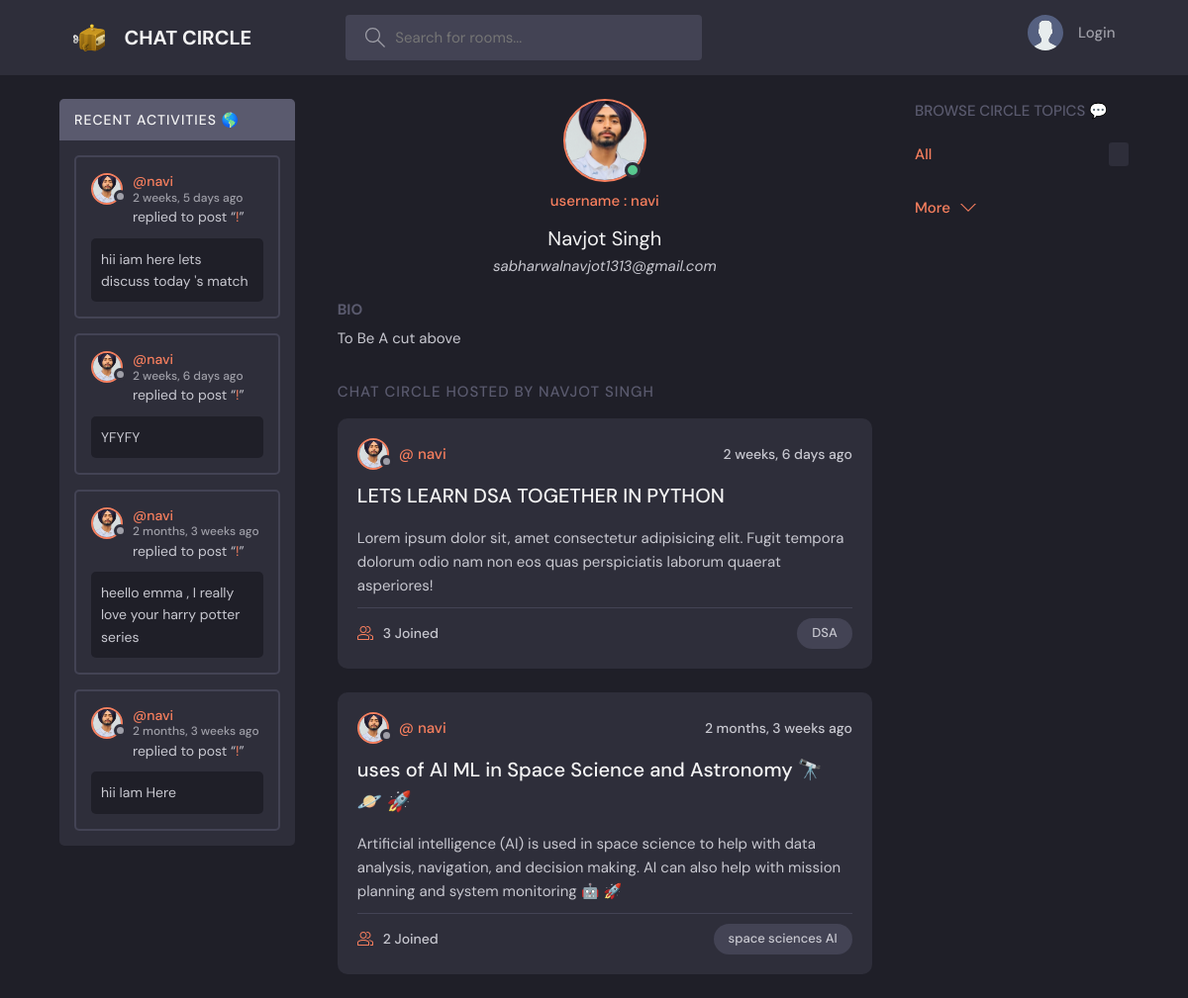
Page /profile/1/ on the committed database.
### base/models.py (models this page shows, shortened)
class Messege(models.Model):
    user = models.ForeignKey(User ,on_delete=models.CASCADE)
    room = models.ForeignKey(Room , on_delete=models.CASCADE)
    body = models.TextField()
    updated = models.DateTimeField(auto_now=True)
    created = models.DateTimeField(auto_now_add=True)
    class Meta:
        ordering = ["-updated" , "-created"]

class User(AbstractUser):
    name = models.CharField(max_length=200 , null=True)
    email = models.EmailField(unique=True , null=True)
    bio = models.TextField(null=True)
    avatar = models.ImageField(null=True , default="avatar.svg")
    USERNAME_FIELD = 'email'
    REQUIRED_FIELDS = ['username']
    def __str__(self):
        return self.username or self.email

class Room(models.Model):
    host =  models.ForeignKey(User , on_delete=models.SET_NULL , null=True)
    topic = models.ForeignKey(Topic , on_delete=models.SET_NULL , null=True)
    name = models.CharField(max_length=200)
    description = models.TextField(null=True , blank=True)
    participants = models.ManyToManyField(User , related_name='participants' , blank=True)
    updated = models.DateTimeField(auto_now=True)
    created = models.DateTimeField(auto_now_add= True)
    class Meta:
        ordering = ["-updated" , "-created"]

class Topic(models.Model):
    name = models.CharField(max_length=200)

### base/views.py (the view)
# urls.py: path('profile/<str:pk>/' , views.user_profile , name="user-profile"),
def user_profile(request , pk):
    user = User.objects.get(id = pk)
    room_messeges = user.messege_set.all()
    rooms = user.room_set.all()
    topic  = Topic.objects.all()
    context ={'user' : user , 'rooms' : rooms ,'room_messeges' :room_messeges , 'topic' : topic}
    return render(request , 'base/profile.html', context )

### base/templates/base/profile.html (shortened to what this page needs)
{% extends 'index.html'%}
{% block content %}
<main class="profile-page layout layout--3">
    <div class="container">
      {%include 'base/activity_component.html'%}
      <div class="roomList">
        <div class="profile">
          <div class="profile__avatar">
            <div class="avatar avatar--large active">
              <img src="{{user.avatar.url}}" />
            </div>
          </div>
          <div class="profile__info">
            <p><small >username : </small> {{user.username}}  </p>
            <h3>{{user.name}}</h3>
            <i> {{user.email}}</i>
          </div>
          <div class="profile__about">
            <h3>Bio</h3>
            <p>
              {{user.bio}}
            </p>
          </div>
        </div>
        <div class="roomList__header">
          <div>
            <h2>Chat Circle Hosted by {{user.name}}</a>
            </h2>
          </div>
        </div>
        {%include 'base/feed_component.html'%}
      </div>
      {% include 'base/topic_components.html' %}
    </div>
  </main>
{% endblock content%}

### base/templates/base/activity_component.html (shortened to what this page needs)
<div class="activities">
    <div class="activities__header">
      <h2>Recent Activities  🌎 </h2>
    </div>
    {% for messege in room_messeges %}
    <div class="activities__box">
      <div class="activities__boxHeader roomListRoom__header">
        <a href="{% url 'user-profile' messege.user.id%}" class="roomListRoom__author">
          <div class="avatar avatar--small">
            <img src="{{messege.user.avatar.url}}" />
          </div>
          <p>
            @{{messege.user}}
            <span>{{messege.created|timesince}} ago</span>
          </p>
        </a>
      </div>
      <div class="activities__boxContent">
        <p>replied to post “<a href="{%url 'room' messege.room.id%}">{{message.room}}!</a>”</p>
        <div class="activities__boxRoomContent">
            {{messege.body}}
        </div>
      </div>
    </div>
    {% endfor %}
</div>

### base/templates/base/feed_component.html (shortened to what this page needs)
{% for room in rooms %}
<div class="roomListRoom">
    <div class="roomListRoom__header">
      <a href="{%url 'user-profile' room.host.id %}" class="roomListRoom__author">
        <div class="avatar avatar--small">
          <img src="{{room.host.avatar.url}}" />
        </div>
        <span>@ {{room.host.username}}</span>
      </a>
      <div class="roomListRoom__actions">
        <span>{{room.created|timesince}} ago</span>
      </div>
    </div>
    <div class="roomListRoom__content">
      <a href="{%url 'room' room.id %}">{{room.name}}</a>
      <p>
        {{room.description}}
      </p>
    </div>
    <div class="roomListRoom__meta">
      <a href="{%url 'room' room.id %}" class="roomListRoom__joined">
        {{room.participants.all.count }} Joined
      </a>
      <p class="roomListRoom__topic">{{room.topic.name}}</p>
    </div>
  </div>
{% endfor %}

### rows in the picture
Messege: user.avatar (picture), user "navi", created "2 weeks, 5 days", body "hii iam here lets discuss today 's match"
Messege: user.avatar (picture), user "navi", created "2 weeks, 6 days", body "YFYFY"
Messege: user.avatar (picture), user "navi", created "2 months, 3 weeks", body "heello emma , I really love your harry potter series"
Messege: user.avatar (picture), user "navi", created "2 months, 3 weeks", body "hii Iam Here"
User: avatar (picture), username "navi", name "Navjot Singh", email "sabharwalnavjot1313@gmail.com", bio "To Be A cut above", name "NAVJOT SINGH"
Room: host.avatar (picture), host.username "navi", created "2 weeks, 6 days", name "LETS LEARN DSA TOGETHER IN PYTHON", description "Lorem ipsum dolor sit, amet consectetur adipisicing elit. Fugit tempora dolorum odio nam non eos quas perspiciatis laborum quaerat asperiores!", participants.all.count "3", topic.name "DSA"
Room: host.avatar (picture), host.username "navi", created "2 months, 3 weeks", name "uses of AI ML in Space Science and Astronomy 🔭 🪐 🚀", description "Artificial intelligence (AI) is used in space science to help with data analysis, navigation, and decision making. AI can also help with mission planning and system monitoring 🤖 🚀", participants.all.count "2", topic.name "space sciences AI"
